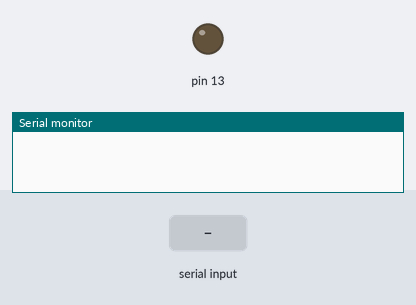
Bench run of a sketch on a simulated Arduino Uno, built with avr-gcc and run on an emulated ATmega328P. Parts: output pins drawn as LEDs (lit = HIGH), the last lines printed to the serial monitor. The inputs (shaded band) are chosen by the test bench.

Above: at 1.2 s.
1.3 s: "a" received over the second serial link
At 2.4 s:
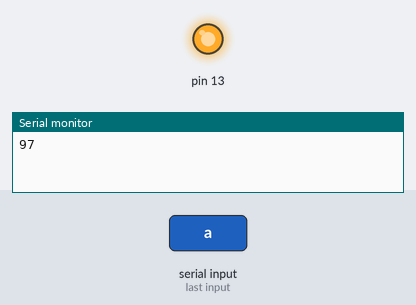
Timing chart, 0 to 4.3 s (numbered marks = the images above; inputs shaded):
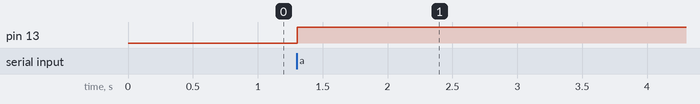

Measured:
- after the input at 1.3 s, pin 13: LOW → HIGH at once

The sketch:

softwareSerial_led_recv.ino
```cpp
#include <SoftwareSerial.h>
SoftwareSerial mySerial(10,11);
int ledFlag=0;
void setup() {
  // put your setup code here, to run once:
Serial.begin(9600);
mySerial.begin(9600);
pinMode(13,OUTPUT);
}

void loop() {
  // put your main code here, to run repeatedly:
  byte rxData;
  if(mySerial.available()){
    rxData=mySerial.read();
    mySerial.println(rxData);
    Serial.println(rxData);
  if(rxData=='a'){
    if(ledFlag==0){
     ledFlag=1;
    digitalWrite(13,HIGH);
    }else{
     ledFlag=0;
     digitalWrite(13,LOW);
    }

  }

  }

}
```
